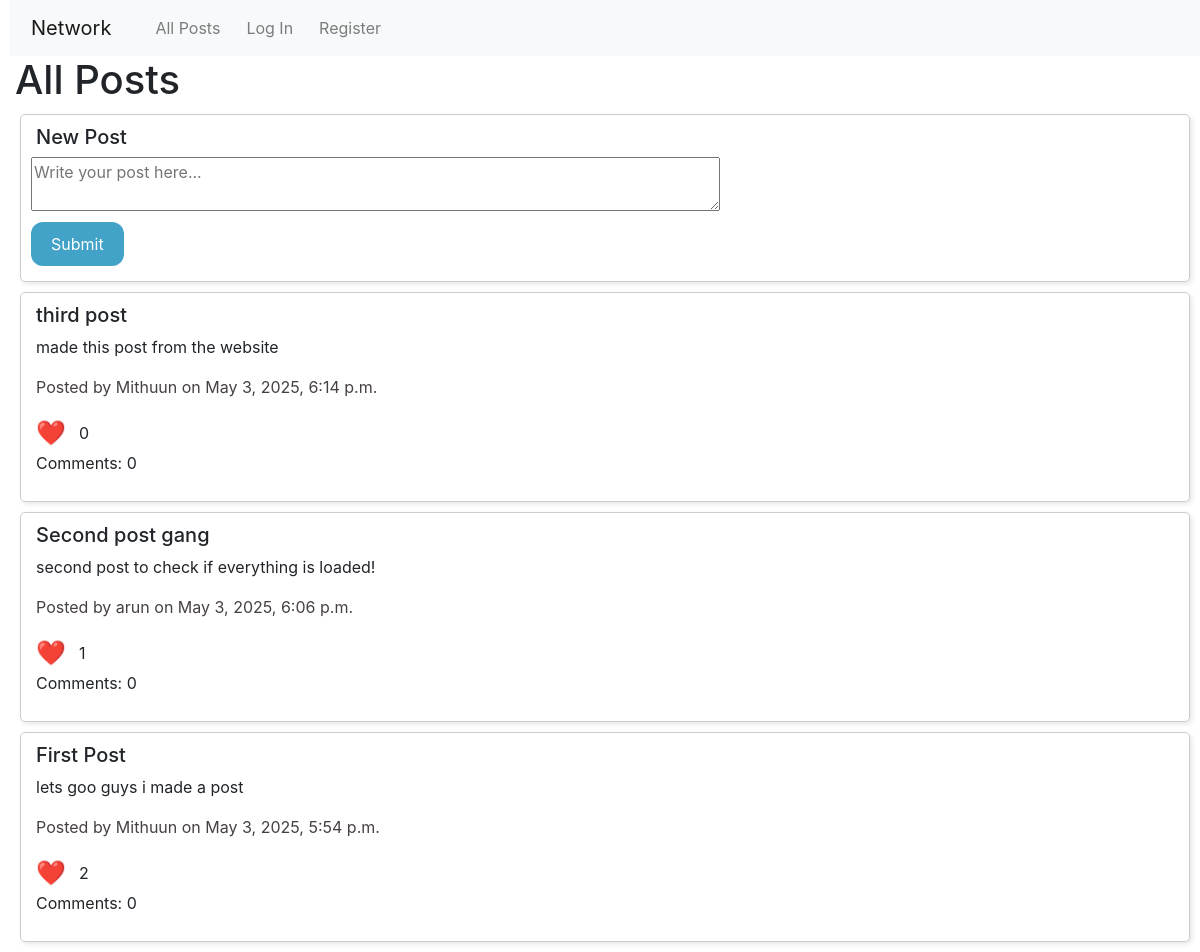
The app's page /, older data.
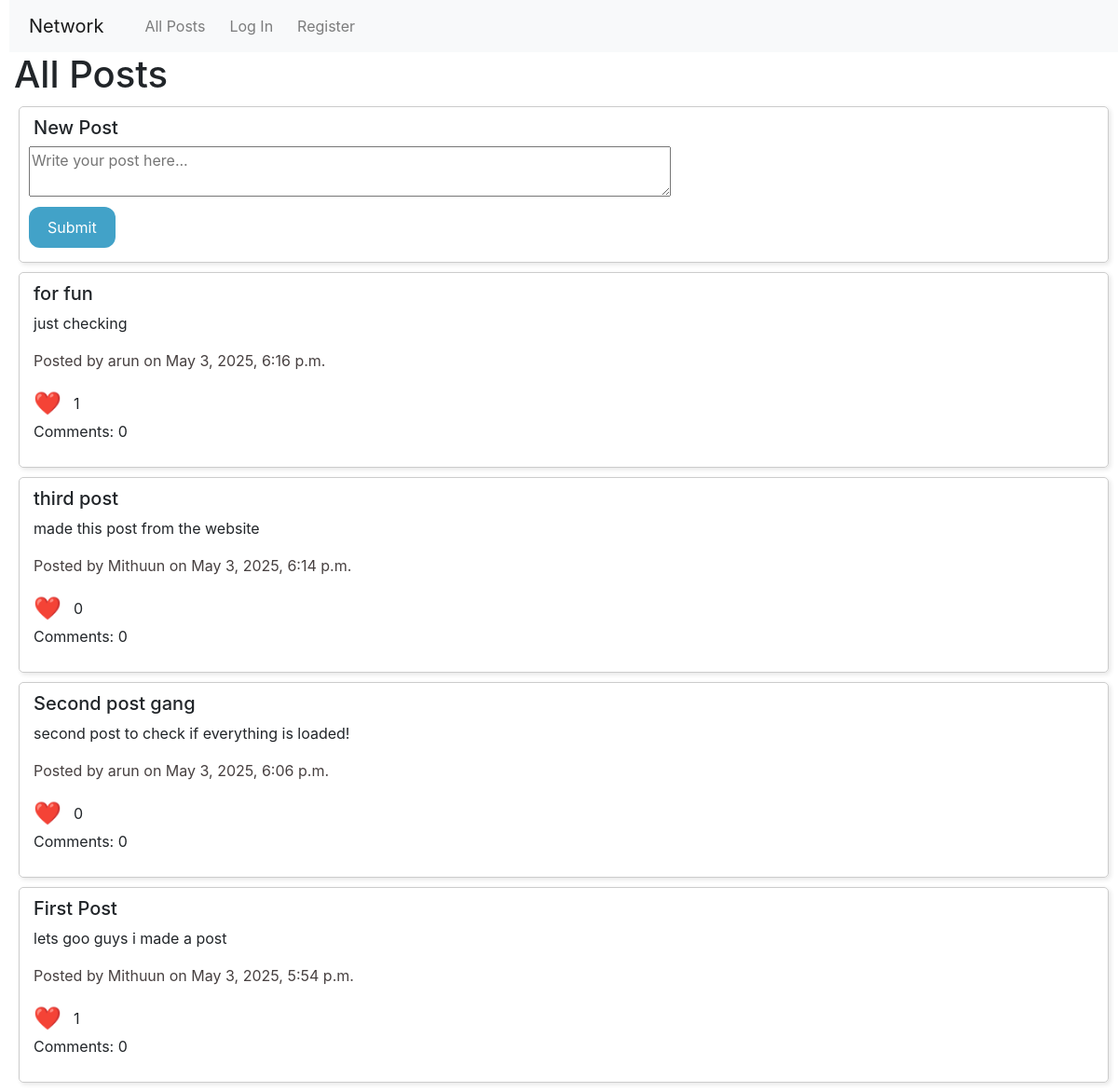
The same page, newer data.
### network/models.py (models this page shows, shortened)
class Post(models.Model):
    user = models.ForeignKey(User, on_delete=models.CASCADE, related_name="posts")
    title = models.CharField(max_length=30, default="Untitled")
    content = models.TextField(max_length=280)
    timestamp = models.DateTimeField(auto_now_add=True)
    likes = models.ManyToManyField(User, related_name="liked_posts", blank=True)

class User(AbstractUser):
    bio = models.TextField(max_length=30, blank=True, null=True)
    profile_picture = models.ImageField(upload_to='profile_pictures/', default='profile_pictures/penguin.png', blank=True)

### network/views.py (the view)
# urls.py: path("", views.index, name="index"),
def index(request):
    return render(request, "network/index.html", {
        "posts": Post.objects.all().order_by("-timestamp"),
        "user": request.user
    })

### network/templates/network/index.html (shortened to what this page needs)
{% extends "network/layout.html" %}
{% load static %}
{% block body %}
    <h1>All Posts</h1>
    <div class="post">
        <h5>New Post</h5>
        <form action="{% url 'newPost' %}" method="POST" style="margin: 0;">
            <textarea id="postContent" rows="2" style="width: 60%;" placeholder="Write your post here..."></textarea>
            <br>
            <button id="submitPost">Submit</button>
        </form>
    </div>
    {% for post in posts %}
        <div class="post">
            <h5>{{ post.title }}</h5>
            <p>{{ post.content }}</p>
            <p style="color: rgb(71, 64, 64);">Posted by {{ post.user.username }} on {{ post.timestamp }}</p>
            <p style="display: flex; align-items: center; margin: 0;">
                <button class="likeButton" data-id="{{ post.id }}">
                    <span style="font-size: 24px; margin-right: 8px; vertical-align: middle;">❤️</span>
                </button>
                <span style="line-height: 30px;" id="likeCount-{{ post.id }}">{{ post.likes.count }}</span>
            </p>
            <p>Comments: {{ post.comments.count }}</p>
        </div>
    {% endfor %}
{% endblock %}

Row changes from the older to the newer data that the page shows:
added Post: title "for fun", content "just checking", user.username "arun", timestamp "May 3, 2025, 6:16 p.m.", likes.count "1", comments.count "0"
computed for Post "Second post gang": likes.count "1" → "0"
computed for Post "First Post": likes.count "2" → "1"
